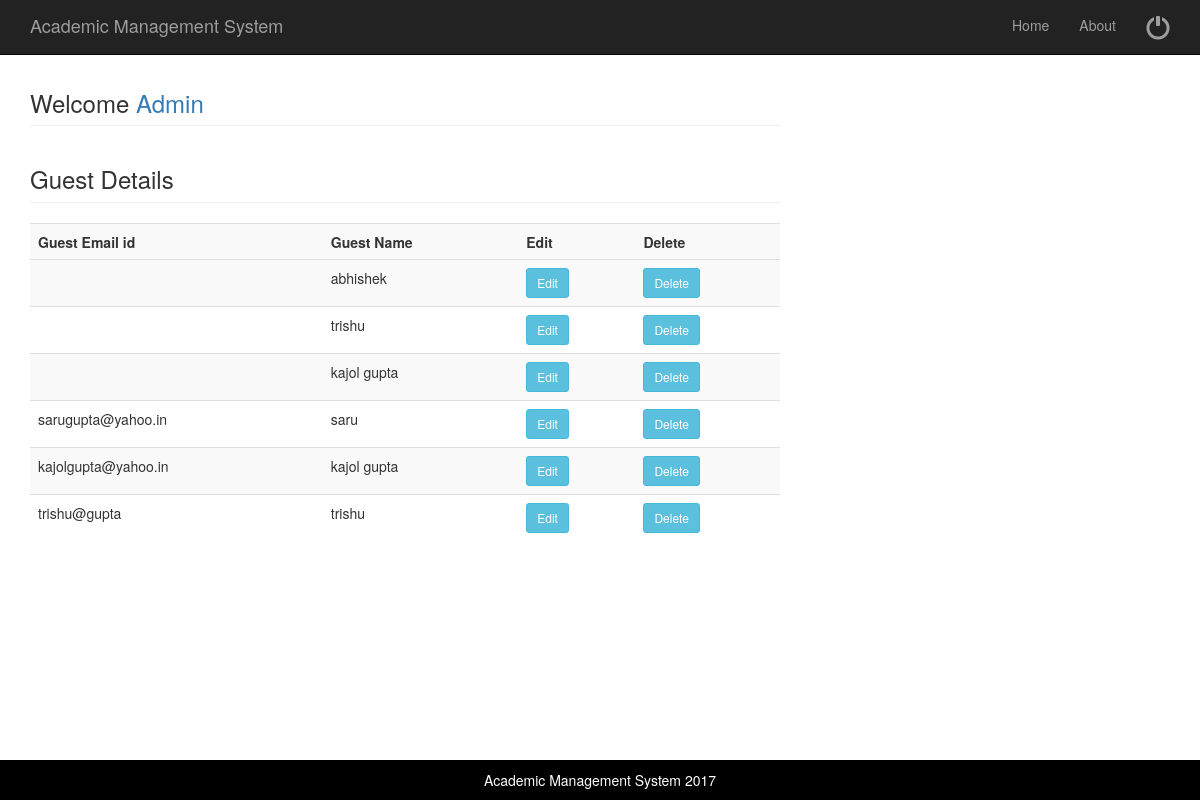
The app's page /guestdetails.php (signed in) with its own data.
### tables this page shows
CREATE TABLE IF NOT EXISTS `guest` (
`GuEid` int(11) NOT NULL,
  `Gname` text NOT NULL,
  `GEmail_Id` varchar(30) NOT NULL
);

### guestdetails.php (the view, shortened to what this page needs)
<?php include('adminhead.php'); ?>
	<div class="container">
     <div class="row">
            <div class="col-md-8">
				<h3 class="page-header">Welcome <a href="welcomeadmin">Admin</a> </h3>
				<?php
     			$sql="select * from  guest";
				$result=mysql_query($sql);
				echo "<h3 class='page-header' >Guest Details</h3>";
				echo "<table class='table table-striped' style='width:100%'>
				<tr>
					<th>Guest Email id</th>
					<th>Guest Name</th>
					<th>Edit</th>
					<th>Delete</th>
				<tr>";
				while($row=mysql_fetch_array($result))
				{	?>
					<tr>
						 <td><?PHP echo $row['GEmail_Id'];?></td>
						 <td><?PHP echo $row['Gname'];?></td>
						 <td><a href="updateguest.php?gid=<?php echo $row['GuEid']; ?>"><input type="button" Value="Edit" class="btn btn-info btn-sm"></a></td>
						 <td><a href="guestdetails.php?deleteid=<?php echo $row['GuEid']; ?>"><input type="button" Value="Delete" class="btn btn-info btn-sm"></a></td>
					 </tr>
				<?php } ?>
				</table>
            </div>
	</div>
<?php include('allfoot.php'); ?>

### css/modern-business.css (style rules this page uses)
html, body { height: 100%; }
body { padding-top: 50px; }

### records on screen
guest: Gname "abhishek"
guest: Gname "trishu"
guest: Gname "kajol gupta"
guest: GEmail_Id "sarugupta@yahoo.in", Gname "saru"
guest: GEmail_Id "kajolgupta@yahoo.in", Gname "kajol gupta"
guest: GEmail_Id "trishu@gupta", Gname "trishu"
